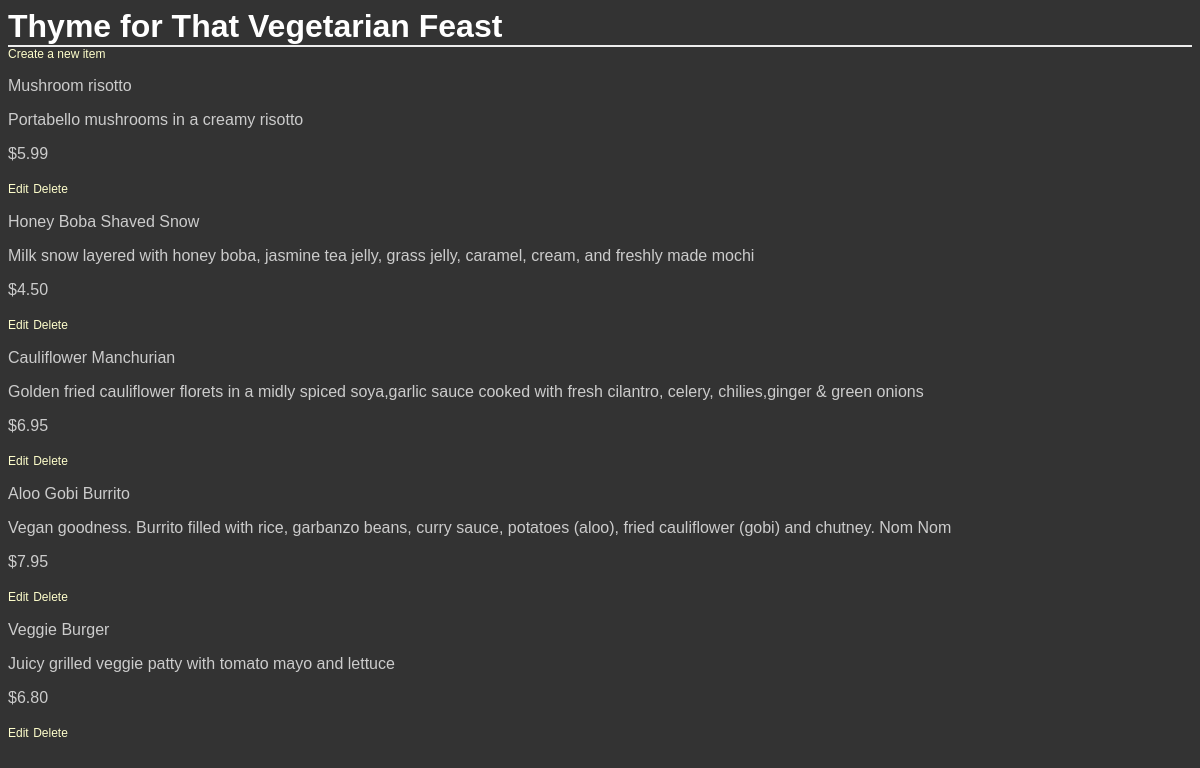
Screenshot of /restaurants/4/ with the database file from the repository.
### database_setup.py (models this page shows, shortened)
class Restaurant(BASE):
    __tablename__ = 'restaurant'
    name = Column(String(80), nullable=False)
    res_id = Column(Integer, primary_key=True)

class MenuItem(BASE):
    __tablename__ = 'menu_item'
    name = Column(String(80), nullable=False)
    men_id = Column(Integer, primary_key=True)
    course = Column(String(250))
    description = Column(String(250))
    price = Column(String(8))
    restaurant_id = Column(Integer, ForeignKey('restaurant.res_id'))
    restaurant = relationship(Restaurant)

### project.py (the view)
@app.route('/restaurants/<int:restaurant_id>/')
def restaurantMenu(restaurant_id):
    restaurant = session.query(Restaurant).filter_by(res_id=restaurant_id).one()
    items = session.query(MenuItem).filter_by(restaurant_id=restaurant.res_id)
    user = 'admin'
    return render_template('menu.html',restaurant=restaurant,items=items,user=user)

### templates/menu.html (shortened to what this page needs)
<html>
<head>
    <link rel=stylesheet type=text/css href="{{ url_for('static', filename='styles.css') }}">
</head>
<body>
<h1>{{restaurant.name}}</h1>
<div><a href="{{url_for('newMenuItem', restaurant_id=restaurant.res_id,)}}">Create a new item</a></div>
{% for i in items %}
<div>
<p>{{i.name}}</p>
<p>{{i.description}}</p>
<p> {{i.price}} </p>
</div>
{% if user == 'admin' %}
<a href="{{url_for('editMenuItem', restaurant_id=restaurant.res_id, menu_id=i.men_id)}}">Edit</a>
<a href="{{url_for('deleteMenuItem', restaurant_id=restaurant.res_id, menu_id=i.men_id)}}">Delete</a>
{% endif %}
{% endfor %}
</body>
</html>

### static/styles.css (style rules this page uses)
body { font-family: sans-serif; background-color: #333333 }
h1, h2, h3, h4 { color: #ffffff; }
h1, h2 { margin: 0; }
h1 { border-bottom: 2px solid #eee; }
p, dd, dt { color: #cccccc; }
a { text-decoration: none; color: #ffffcc; font-size: .75em; }

### rows the page displays
Restaurant: name "Thyme for That Vegetarian Feast"
MenuItem: name "Mushroom risotto", description "Portabello mushrooms in a creamy risotto", price "$5.99"
MenuItem: name "Honey Boba Shaved Snow", description "Milk snow layered with honey boba, jasmine tea jelly, grass jelly, caramel, cream, and freshly made mochi", price "$4.50"
MenuItem: name "Cauliflower Manchurian", description "Golden fried cauliflower florets in a midly spiced soya,garlic sauce cooked with fresh cilantro, celery, chilies,ginger & green onions", price "$6.95"
MenuItem: name "Aloo Gobi Burrito", description "Vegan goodness. Burrito filled with rice, garbanzo beans, curry sauce, potatoes (aloo), fried cauliflower (gobi) and chutney. Nom Nom", price "$7.95"
MenuItem: name "Veggie Burger", description "Juicy grilled veggie patty with tomato mayo and lettuce", price "$6.80"
